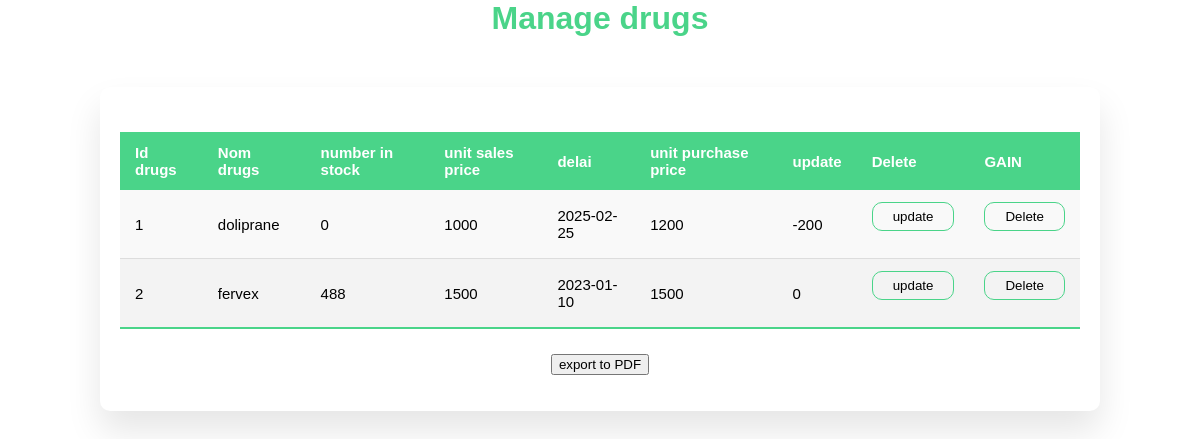
Page /View/pharmacie/affichermedicament1.php on the committed database.
### tables this page shows
CREATE TABLE `medicament` (
  `id_medicament` int(11) NOT NULL,
  `nom_medicament` varchar(11) NOT NULL,
  `nb_stock` int(11) NOT NULL,
  `prix_unitaire_vente` int(11) NOT NULL,
  `prix_unitaire_achat` int(11) NOT NULL,
  `delai` date NOT NULL
);

### Controller/pharmacie/medicamentC.php (called while the page is built, shortened)
<?php
class MedicamentC{
    public function listmedicament()
    {
        $sql = "SELECT * FROM medicament";
        $db = config2::getConnexion();
        try {
            $medicament= $db->query($sql);
            return $medicament;
        } catch (Exception $e) {
            die('Error:' . $e->getMessage());
        }
    }
}
?>

### View/pharmacie/affichermedicament1.php (the view, shortened to what this page needs)
<?php
include "../../Controller/pharmacie/medicamentC.php";
$Medicament = new MedicamentC();
$tab = $Medicament->listmedicament();
?>
<center>
    <h1 style="color:#4AD489">Manage drugs</h1>
</center>
<section class="attendance">
        <div class="attendance-list">
            <table class="table">
                <thead>
                    <tr>
                        <th>Id drugs</th>
                        <th>Nom drugs</th>
                        <th>number in stock</th>
                        <th>unit sales price</th>
                        <th>delai</th>
                        <th>unit purchase price</th>
                        <th>update</th>
                        <th>Delete</th>
                        <th>GAIN</th>
                    </tr>
                </thead>
                <tbody>
                    <?php foreach ($tab as $medicament) { ?>
                    <tr>
                            <td><?= $medicament['id_medicament']; ?></td>
                            <td><?= $medicament['nom_medicament']; ?></td>
                            <td><?= $medicament['nb_stock']; ?></td>
                            <td><?= $medicament['prix_unitaire_vente']; ?></td>
                            <td><?= $medicament['delai']; ?></td>
                            <td><?= $medicament['prix_unitaire_achat']; ?></td>
                            <td>
                            <?php echo $medicament['prix_unitaire_vente']-$medicament['prix_unitaire_achat'];?>
                            </td>
                            <td>
                            <form method="POST" action="modifiermedicament.php">
                                <button type="submit" name="update">update</button>
                            </form>
                            </td>
                            <td>
                                 <form method="POST" action="deletemedicament.php">
                                <button type="submit" name="delete">Delete</button>
                                </form>
                            </td>
                    </tr>
                    <?php
                        }
                        ?>
                </tbody>
            </table>
            <div class="download-link">
            <form method="POST" action="affichemedpdf.php">
                    <button type="submit" >export to PDF</button>
                </form>
            </div>
        </div>
    </section>

### View/pharmacie/affichermedicament1.php (style rules this page uses)
.attendance { margin-top: 50px; text-align: center; }
.attendance-list { width: 80%; margin: 20px auto; padding: 20px; border-radius: 10px; box-shadow: 0 20px 35px rgba(0, 0, 0, 0.1); background-color: #fff; }
.table { width: 100%; border-collapse: collapse; margin: 25px 0; font-size: 15px; }
table thead tr { color: #fff; background: #4AD489; text-align: left; font-weight: bold; }
.table th, .table td { padding: 12px 15px; }
.table tbody tr { border-bottom: 1px solid #ddd; background: #f3f3f3; }
.table tbody tr:nth-of-type(odd) { background: #f9f9f9; }
.table tbody tr:last-of-type { border-bottom: 2px solid #4AD489; }
.table button { padding: 6px 20px; border-radius: 10px; cursor: pointer; background: transparent; border: 1px solid #4AD489; transition: background 0.5s, color 0.5s; }
.download-link { display: block; margin-top: 20px; text-align: center; }

### rows in the picture
medicament: id_medicament "1", nom_medicament "doliprane", nb_stock "0", prix_unitaire_vente "1000", delai "2025-02-25", prix_unitaire_achat "1200", $medicament['prix_unitaire_vente']-$medicament['prix_unitaire_achat'] "-200"
medicament: id_medicament "2", nom_medicament "fervex", nb_stock "488", prix_unitaire_vente "1500", delai "2023-01-10", prix_unitaire_achat "1500", $medicament['prix_unitaire_vente']-$medicament['prix_unitaire_achat'] "0"
